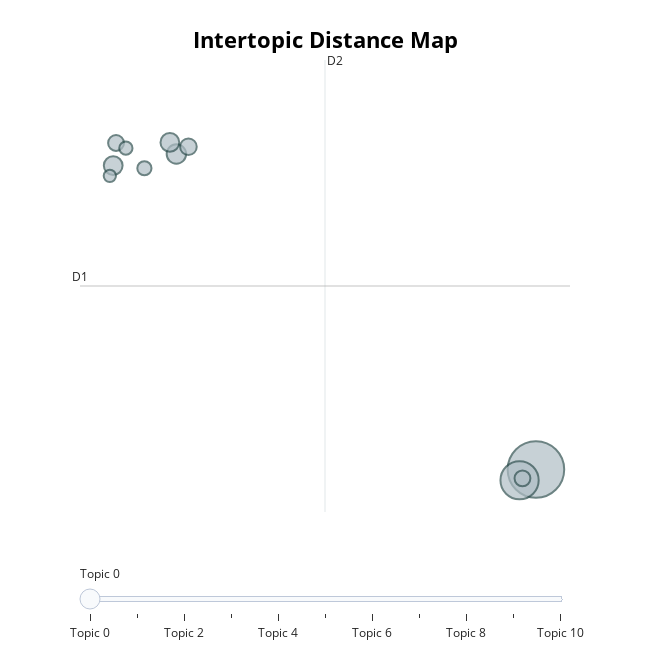

The notebook cell saved with this chart:
### Code cell
ent_results['topic_distance_map']

### Figure 1 — Plotly figure (JSON) as saved in the notebook; plotly's stock layout.template omitted (floating-point values rounded to 4 significant figures)
{"data": [{"customdata": [[0, "music | band | song | album | year", 127], [1, "show | tv | bbc | series | channel", 58], [2, "theatre | ballet | musical | show | poppins", 15], [3, "film | vera | drake | award | british", 14], [4, "box | office | take | top | weekend", 14], [5, "film | festival | sundance | redford | dutch", 11], [6, "book | prize | novel | winner | award", 10], [7, "good | award | film | director | win", 10], [8, "good | aviator | win | swank | foxx", 8], [9, "film | berlin | festival | european | daylewis", 7], [10, "godzilla | film | japanese | yen | moving", 6]], "hovertemplate": "<b>Topic %{customdata[0]}</b><br>%{customdata[1]}<br>Size: %{customdata[2]}", "legendgroup": "", "marker": {"color": "#B0BEC5", "line": {"color": "DarkSlateGrey", "width": 2}, "size": [127, 58, 15, 14, 14, 11, 10, 10, 8, 7, 6], "sizemode": "area", "sizeref": 0.07938, "symbol": "circle"}, "mode": "markers", "name": "", "orientation": "v", "showlegend": false, "type": "scatter", "x": [7.903, 7.334, -4.606, -4.833, -6.805, -4.188, 7.434, -6.706, -5.719, -6.364, -6.922], "xaxis": "x", "y": [11.78, 11.21, 28.47, 29.09, 27.86, 28.86, 11.31, 29.06, 27.72, 28.78, 27.32], "yaxis": "y"}], "layout": {"annotations": [{"showarrow": false, "text": "D1", "x": -7.96, "y": 21.49, "yshift": 10}, {"showarrow": false, "text": "D2", "x": 0.5643, "xshift": 10, "y": 33.45}], "height": 650, "hoverlabel": {"bgcolor": "white", "font": {"family": "Rockwell", "size": 16}}, "legend": {"itemsizing": "constant", "tracegroupgap": 0}, "margin": {"t": 60}, "shapes": [{"line": {"color": "#CFD8DC", "width": 2}, "type": "line", "x0": 0.5643, "x1": 0.5643, "y0": 9.526, "y1": 33.45}, {"line": {"color": "#9E9E9E", "width": 2}, "type": "line", "x0": -7.96, "x1": 9.088, "y0": 21.49, "y1": 21.49}], "sliders": [{"active": 0, "pad": {"t": 50}, "steps": [{"args": [{"marker.color": [["red", "#B0BEC5", "#B0BEC5", "#B0BEC5", "#B0BEC5", "#B0BEC5", "#B0BEC5", "#B0BEC5", "#B0BEC5", "#B0BEC5", "#B0BEC5"]]}], "label": "Topic 0", "method": "update"}, {"args": [{"marker.color": [["#B0BEC5", "red", "#B0BEC5", "#B0BEC5", "#B0BEC5", "#B0BEC5", "#B0BEC5", "#B0BEC5", "#B0BEC5", "#B0BEC5", "#B0BEC5"]]}], "label": "Topic 1", "method": "update"}, {"args": [{"marker.color": [["#B0BEC5", "#B0BEC5", "red", "#B0BEC5", "#B0BEC5", "#B0BEC5", "#B0BEC5", "#B0BEC5", "#B0BEC5", "#B0BEC5", "#B0BEC5"]]}], "label": "Topic 2", "method": "update"}, {"args": [{"marker.color": [["#B0BEC5", "#B0BEC5", "#B0BEC5", "red", "#B0BEC5", "#B0BEC5", "#B0BEC5", "#B0BEC5", "#B0BEC5", "#B0BEC5", "#B0BEC5"]]}], "label": "Topic 3", "method": "update"}, {"args": [{"marker.color": [["#B0BEC5", "#B0BEC5", "#B0BEC5", "#B0BEC5", "red", "#B0BEC5", "#B0BEC5", "#B0BEC5", "#B0BEC5", "#B0BEC5", "#B0BEC5"]]}], "label": "Topic 4", "method": "update"}, {"args": [{"marker.color": [["#B0BEC5", "#B0BEC5", "#B0BEC5", "#B0BEC5", "#B0BEC5", "red", "#B0BEC5", "#B0BEC5", "#B0BEC5", "#B0BEC5", "#B0BEC5"]]}], "label": "Topic 5", "method": "update"}, {"args": [{"marker.color": [["#B0BEC5", "#B0BEC5", "#B0BEC5", "#B0BEC5", "#B0BEC5", "#B0BEC5", "red", "#B0BEC5", "#B0BEC5", "#B0BEC5", "#B0BEC5"]]}], "label": "Topic 6", "method": "update"}, {"args": [{"marker.color": [["#B0BEC5", "#B0BEC5", "#B0BEC5", "#B0BEC5", "#B0BEC5", "#B0BEC5", "#B0BEC5", "red", "#B0BEC5", "#B0BEC5", "#B0BEC5"]]}], "label": "Topic 7", "method": "update"}, {"args": [{"marker.color": [["#B0BEC5", "#B0BEC5", "#B0BEC5", "#B0BEC5", "#B0BEC5", "#B0BEC5", "#B0BEC5", "#B0BEC5", "red", "#B0BEC5", "#B0BEC5"]]}], "label": "Topic 8", "method": "update"}, {"args": [{"marker.color": [["#B0BEC5", "#B0BEC5", "#B0BEC5", "#B0BEC5", "#B0BEC5", "#B0BEC5", "#B0BEC5", "#B0BEC5", "#B0BEC5", "red", "#B0BEC5"]]}], "label": "Topic 9", "method": "update"}, {"args": [{"marker.color": [["#B0BEC5", "#B0BEC5", "#B0BEC5", "#B0BEC5", "#B0BEC5", "#B0BEC5", "#B0BEC5", "#B0BEC5", "#B0BEC5", "#B0BEC5", "red"]]}], "label": "Topic 10", "method": "update"}]}], "title": {"font": {"color": "Black", "size": 22}, "text": "<b>Intertopic Distance Map</b>", "x": 0.5, "xanchor": "center", "y": 0.95, "yanchor": "top"}, "width": 650, "xaxis": {"anchor": "y", "domain": [0, 1], "range": [-7.96, 9.088], "title": {"text": ""}, "visible": false}, "yaxis": {"anchor": "x", "domain": [0, 1], "range": [9.526, 33.45], "title": {"text": ""}, "visible": false}}}
